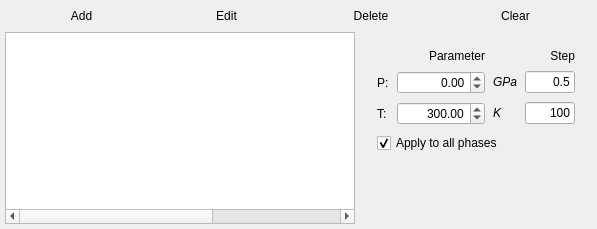
       <widget class="QWidget" name="phase_tab">
        <attribute name="title">
         <string>Phase</string>
        </attribute>
        <layout class="QVBoxLayout" name="verticalLayout_8">
         <property name="spacing">
          <number>5</number>
         </property>
         <property name="margin">
          <number>5</number>
         </property>
         <item>
          <layout class="QHBoxLayout" name="horizontalLayout_7" stretch="0,0,0,0">
           <property name="spacing">
            <number>8</number>
           </property>
           <property name="leftMargin">
            <number>8</number>
           </property>
           <property name="topMargin">
            <number>0</number>
           </property>
           <property name="rightMargin">
            <number>8</number>
           </property>
           <property name="bottomMargin">
            <number>0</number>
           </property>
           <item>
            <widget class="QPushButton" name="phase_add_btn">
             <property name="text">
              <string>Add</string>
             </property>
             <property name="flat">
              <bool>true</bool>
             </property>
            </widget>
           </item>
           <item>
            <widget class="QPushButton" name="phase_edit_btn">
             <property name="text">
              <string>Edit</string>
             </property>
             <property name="flat">
              <bool>true</bool>
             </property>
            </widget>
           </item>
           <item>
            <widget class="QPushButton" name="phase_del_btn">
             <property name="text">
              <string>Delete</string>
             </property>
             <property name="flat">
              <bool>true</bool>
             </property>
            </widget>
           </item>
           <item>
            <widget class="QPushButton" name="phase_clear_btn">
             <property name="text">
              <string>Clear</string>
             </property>
             <property name="flat">
              <bool>true</bool>
             </property>
            </widget>
           </item>
          </layout>
         </item>
         <item>
          <layout class="QHBoxLayout" name="horizontalLayout_9" stretch="2,1">
           <property name="spacing">
            <number>5</number>
           </property>
           <item>
            <widget class="QTableWidget" name="phase_tw">
             <property name="minimumSize">
              <size>
               <width>350</width>
               <height>0</height>
              </size>
             </property>
             <property name="editTriggers">
              <set>QAbstractItemView::DoubleClicked|QAbstractItemView::EditKeyPressed</set>
             </property>
             <property name="selectionMode">
              <enum>QAbstractItemView::SingleSelection</enum>
             </property>
             <property name="selectionBehavior">
              <enum>QAbstractItemView::SelectRows</enum>
             </property>
             <property name="showGrid">
              <bool>false</bool>
             </property>
             <property name="columnCount">
              <number>5</number>
             </property>
             <attribute name="horizontalHeaderVisible">
              <bool>false</bool>
             </attribute>
             <attribute name="horizontalHeaderStretchLastSection">
              <bool>false</bool>
             </attribute>
             <attribute name="verticalHeaderVisible">
              <bool>false</bool>
             </attribute>
             <column/>
             <column/>
             <column/>
             <column/>
             <column/>
            </widget>
           </item>
           <item>
            <widget class="QWidget" name="" native="true">
             <property name="maximumSize">
              <size>
               <width>350</width>
               <height>16777215</height>
              </size>
             </property>
             <layout class="QVBoxLayout" name="verticalLayout_7">
              <item>
               <layout class="QGridLayout" name="gridLayout_2">
                <property name="margin">
                 <number>8</number>
                </property>
                <property name="spacing">
                 <number>8</number>
                </property>
                <item row="0" column="3">
                 <widget class="QLabel" name="label_6">
                  <property name="text">
                   <string>Step</string>
                  </property>
                  <property name="alignment">
                   <set>Qt::AlignRight|Qt::AlignTrailing|Qt::AlignVCenter</set>
                  </property>
                 </widget>
                </item>
                <item row="1" column="0">
                 <widget class="QLabel" name="label">
                  <property name="text">
                   <string>P:</string>
                  </property>
                 </widget>
                </item>
                <item row="1" column="1">
                 <widget class="QDoubleSpinBox" name="phase_pressure_sb">
                  <property name="enabled">
                   <bool>true</bool>
                  </property>
                  <property name="sizePolicy">
                   <sizepolicy hsizetype="Expanding" vsizetype="Fixed">
                    <horstretch>0</horstretch>
                    <verstretch>0</verstretch>
                   </sizepolicy>
                  </property>
                  <property name="minimumSize">
                   <size>
                    <width>0</width>
                    <height>0</height>
                   </size>
                  </property>
                  <property name="maximumSize">
                   <size>
                    <width>99999</width>
                    <height>16777215</height>
                   </size>
                  </property>
                  <property name="sizeIncrement">
                   <size>
                    <width>0</width>
                    <height>0</height>
                   </size>
                  </property>
                  <property name="focusPolicy">
                   <enum>Qt::WheelFocus</enum>
                  </property>
                  <property name="alignment">
                   <set>Qt::AlignRight|Qt::AlignTrailing|Qt::AlignVCenter</set>
                  </property>
                  <property name="minimum">
                   <double>-999999999.000000000000000</double>
                  </property>
                  <property name="maximum">
                   <double>999999999.000000000000000</double>
                  </property>
                  <property name="singleStep">
                   <double>0.500000000000000</double>
                  </property>
                 </widget>
                </item>
                <item row="1" column="3">
                 <widget class="QLineEdit" name="phase_pressure_step_txt">
                  <property name="sizePolicy">
                   <sizepolicy hsizetype="Expanding" vsizetype="Fixed">
                    <horstretch>0</horstretch>
                    <verstretch>0</verstretch>
                   </sizepolicy>
                  </property>
                  <property name="maximumSize">
                   <size>
                    <width>50</width>
                    <height>16777215</height>
                   </size>
                  </property>
                  <property name="text">
                   <string>0.5</string>
                  </property>
                  <property name="alignment">
                   <set>Qt::AlignRight|Qt::AlignTrailing|Qt::AlignVCenter</set>
                  </property>
                 </widget>
                </item>
                <item row="2" column="0">
                 <widget class="QLabel" name="label_2">
                  <property name="text">
                   <string>T:</string>
                  </property>
                 </widget>
                </item>
                <item row="2" column="1">
                 <widget class="QDoubleSpinBox" name="phase_temperature_sb">
                  <property name="maximumSize">
                   <size>
                    <width>16777215</width>
                    <height>16777215</height>
                   </size>
                  </property>
                  <property name="alignment">
                   <set>Qt::AlignRight|Qt::AlignTrailing|Qt::AlignVCenter</set>
                  </property>
                  <property name="maximum">
                   <double>999999999.000000000000000</double>
                  </property>
                  <property name="singleStep">
                   <double>100.000000000000000</double>
                  </property>
                  <property name="value">
                   <double>300.000000000000000</double>
                  </property>
                 </widget>
                </item>
                <item row="2" column="3">
                 <widget class="QLineEdit" name="phase_temperature_step_txt">
                  <property name="sizePolicy">
                   <sizepolicy hsizetype="MinimumExpanding" vsizetype="Fixed">
                    <horstretch>0</horstretch>
                    <verstretch>0</verstretch>
                   </sizepolicy>
                  </property>
                  <property name="maximumSize">
                   <size>
                    <width>50</width>
                    <height>16777215</height>
                   </size>
                  </property>
                  <property name="text">
                   <string>100</string>
                  </property>
                  <property name="alignment">
                   <set>Qt::AlignRight|Qt::AlignTrailing|Qt::AlignVCenter</set>
                  </property>
                 </widget>
                </item>
                <item row="3" column="0" colspan="4">
                 <widget class="QCheckBox" name="phase_apply_to_all_cb">
                  <property name="text">
                   <string>Apply to all phases</string>
                  </property>
                  <property name="checked">
                   <bool>true</bool>
                  </property>
                 </widget>
                </item>
                <item row="1" column="2">
                 <widget class="QLabel" name="label_7">
                  <property name="text">
                   <string>&lt;i&gt;GPa&lt;/i&gt;</string>
                  </property>
                  <property name="textFormat">
                   <enum>Qt::RichText</enum>
                  </property>
                 </widget>
                </item>
                <item row="2" column="2">
                 <widget class="QLabel" name="label_8">
                  <property name="text">
                   <string>&lt;i&gt;K&lt;/i&gt;</string>
                  </property>
                 </widget>
                </item>
                <item row="0" column="1">
                 <widget class="QLabel" name="label_9">
                  <property name="text">
                   <string>Parameter</string>
                  </property>
                  <property name="alignment">
                   <set>Qt::AlignRight|Qt::AlignTrailing|Qt::AlignVCenter</set>
                  </property>
                 </widget>
                </item>
               </layout>
              </item>
              <item>
               <spacer name="verticalSpacer_2">
                <property name="orientation">
                 <enum>Qt::Vertical</enum>
                </property>
                <property name="sizeHint" stdset="0">
                 <size>
                  <width>20</width>
                  <height>18</height>
                 </size>
                </property>
               </spacer>
              </item>
             </layout>
            </widget>
           </item>
          </layout>
         </item>
        </layout>
       </widget>
